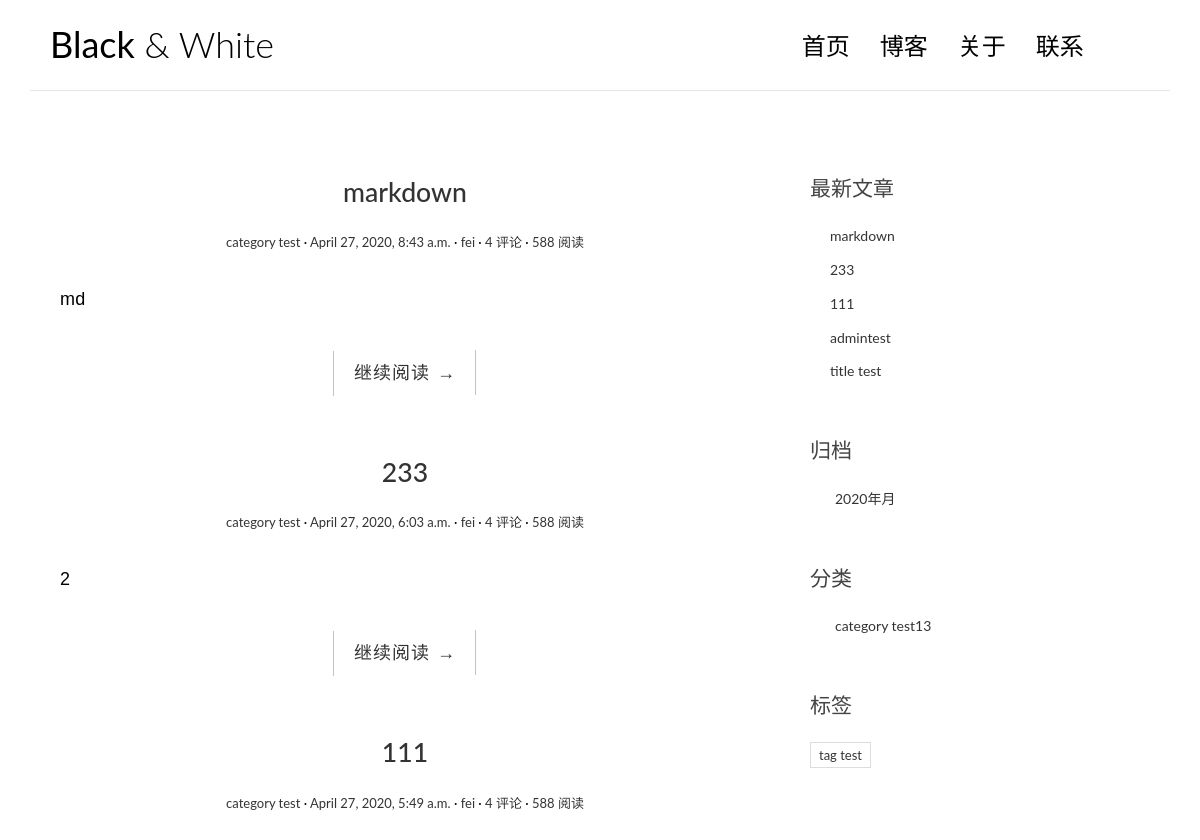
/ (upper part), run on an earlier commit of the app's database.
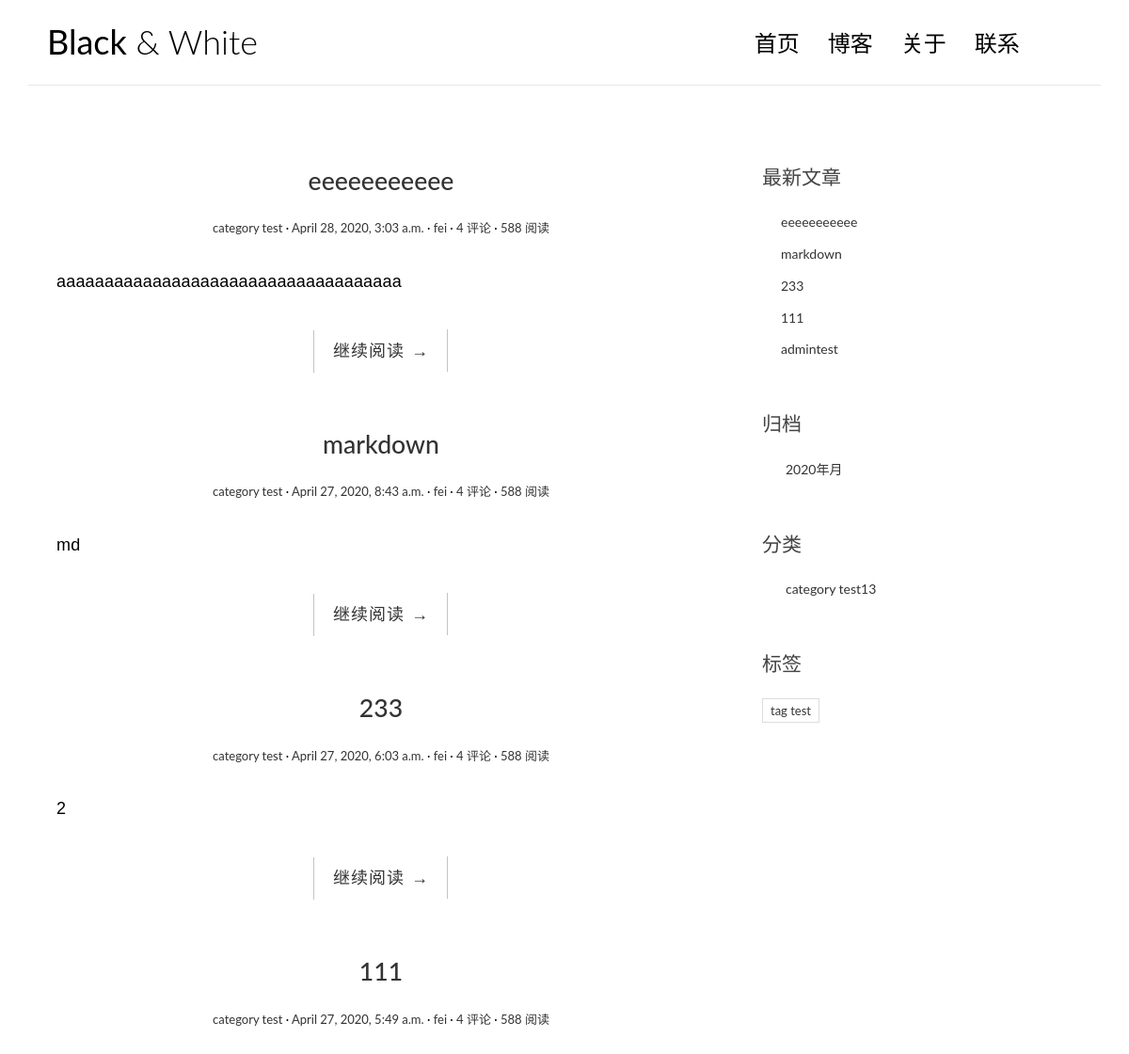
And on a later commit of the database.
### blog/models.py (models this page shows, shortened)
class Post(models.Model):
    class Meta:
        verbose_name = '文章'
        verbose_name_plural = verbose_name
    title = models.CharField('标题', max_length=100)
    body = models.TextField('正文', max_length=100000)
    created_time = models.DateTimeField('创建时间', default=timezone.now)
    modified_time = models.DateTimeField('修改时间')
    excerpt = models.CharField('摘要', max_length=100, blank=True)
    category = models.ForeignKey(Category, verbose_name='分类', on_delete=models.CASCADE)
    tags = models.ManyToManyField(Tag, verbose_name='标签', blank=True)
    author = models.ForeignKey(User, verbose_name='作者', on_delete=models.CASCADE)
    def get_absolute_url(self):
        return reverse('blog:detail', kwargs={'pk': self.pk})

class Category(models.Model):
    name = models.CharField(max_length=100)
    class Meta:
        verbose_name = '分类'
        verbose_name_plural = verbose_name

class Tag(models.Model):
    name = models.CharField(max_length=100)
    class Meta:
        verbose_name = '标签'
        verbose_name_plural = verbose_name

### blog/views.py (the view)
# urls.py: path('', views.index, name='index'),
def index(request):
    post_list = Post.objects.all().order_by('-created_time')
    return render(request, 'blog/index.html', context={
        'post_list': post_list
    })

### blog/templatetags/blog_extra.py (called while the page is built)
@register.inclusion_tag('blog/inclusions/_recent_posts.html', takes_context=True)
def show_recent_posts(context, num=5):
    return {
        'recent_post_list': Post.objects.all().order_by('-created_time')[:num]
    }

@register.inclusion_tag('blog/inclusions/_archives.html', takes_context=True)
def show_archives(context):
    return {
        'date_list': Post.objects.dates('created_time', 'month', order='DESC')
    }

@register.inclusion_tag('blog/inclusions/_categories.html', takes_context=True)
def show_categories(context):
    return {
        'category_list': Category.objects.all()
    }

@register.inclusion_tag('blog/inclusions/_tags.html', takes_context=True)
def show_tags(context):
    return {
        'tag_list': Tag.objects.all()
    }

### templates/blog/index.html (shortened to what this page needs)
{% extends 'base.html' %}
{% block main %}
    {% for post in post_list %}
        <article class="post post-{{ post.pk }}">
            <header class="entry-header">
                <h1 class="entry-title">
                    <a href="{{ post.get_absolute_url }}">{{ post.title }}</a>
                </h1>
                <div class="entry-meta">
                    <span class="post-category"><a href="#">{{ post.category.name }}</a></span>
                    <span class="post-date"><a href="#"><time class="entry-date"
                                                              datetime="{{ post.created_time }}">{{ post.created_time }}</time></a></span>
                    <span class="post-author"><a href="#">{{ post.author }}</a></span>
                    <span class="comments-link"><a href="#">4 评论</a></span>
                    <span class="views-count"><a href="#">588 阅读</a></span>
                </div>
            </header>
            <div class="entry-content clearfix">
                <p>{{ post.excerpt }}</p>
                <div class="read-more cl-effect-14">
                    <a href="{{ post.get_absolute_url }}" class="more-link">继续阅读 <span class="meta-nav">→</span></a>
                </div>
            </div>
        </article>
    {% empty %}
        <div class="no-post">暂时还没有文章</div>
    {% endfor %}
{% endblock main %}

### templates/blog/inclusions/_recent_posts.html
<div class="widget widget-recent-posts">
    <h3 class="widget-title">最新文章</h3>
    <ul>
        {% for post in recent_post_list %}
            <li>
                <a href="{{ post.get_absolute_url }}">{{ post.title }}</a>
            </li>
        {% empty %}
            暂无文章
        {% endfor %}
    </ul>
</div>

### templates/blog/inclusions/_categories.html
<div class="widget widget-category">
    <h3 class="widget-title">分类</h3>
    <ul>
        {% for category in category_list %}
            <li>
                <a href="{% url 'blog:category' category.pk %}">{{ category.name }}<span class="post-count">13</span></a>
            </li>
        {% empty %}
            暂无分类
        {% endfor %}
    </ul>
</div>

### templates/blog/inclusions/_tags.html
<div class="widget widget-tag-cloud">
    <h3 class="widget-title">标签</h3>
    <ul>
        {% for tag in tag_list %}
            <li>
                <a href="{% url 'blog:tag' tag.pk %}">{{ tag.name }}</a>
            </li>
        {% empty %}
            暂无标签
        {% endfor %}
    </ul>
</div>

What changed in the data, as far as the page shows it:
no longer on this page (row unchanged): Post: title "title test", shown under "最新文章"
added Post: title "eeeeeeeeeee", category.name "category test", created_time "April 28, 2020, 3:03 a.m.", author "fei", excerpt "aaaaaaaaaaaaaaaaaaaaaaaaaaaaaaaaaaaa"
